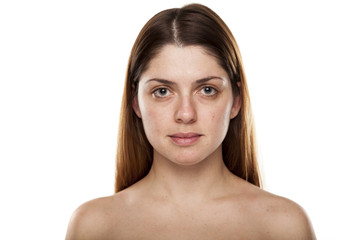
#> input picture chinese_food/images/240_F_77548363_gWqeTArQwuImNWAwxGkaRVy35WpP3ira-1161255087.jpg, 360 x 240 px; its folder holds only this picture in this run
$ python -i streaming_using_flask.py   (imports and definitions only)   (older library calls are emulated)
#> lines starting #> are read from the running program, lines starting #| are printed output that depends on the picture
#> further down, picture is the input picture: shape (240, 360, 3); mean B, G, R 197.5, 205.5, 219
from flask import Flask, Response, render_template_string, request, jsonify
import cv2
import numpy as np
import threading
import time
import os

# [2 lines not run here, left out]

# Shared latest frame and a condition variable
latest_frame = None
frame_lock = threading.Condition()

# Background thread to read camera frames and calculate/display FPS
# [34 lines left out: function update_camera, not called in this run]


# HTML template
HTML_TEMPLATE = """
<!DOCTYPE html>
<html>
<head>
    <title>Camera Stream</title>
    <style>
        body {
            font-family: 'Segoe UI', sans-serif;
            margin: 0;
            padding: 0;
            font-size: 18px;
            background-color: #121212;
            color: #E0E0E0;
        }

        .top-bar {
            display: flex;
            justify-content: space-between;
            align-items: flex-start;
            padding: 20px;
        }

        #video {
            border: 2px solid #333;
            width: 400px;
            height: 300px;
            background-color: #1E1E1E;
        }

        .top-bar button {
            padding: 10px 20px;
            font-size: 18px;
            border-radius: 10px;
            background-color: #3D5AFE;
            color: white;
            border: none;
            cursor: pointer;
            transition: background-color 0.2s ease;
            margin: 40px;
        }

        .top-bar button:hover {
            background-color: #5C6BC0;
        }

        .info {
            padding: 10px 40px;
        }

        #status {
            font-weight: bold;
            color: #00E676; /* Neon green */
            margin-bottom: 8px;
        }

        #result {
            background-color: #1E1E1E;
            padding: 10px;
            border-radius: 6px;
            font-family: monospace;
            white-space: pre-wrap;
            max-width: 400px;
            color: #E0E0E0;
            border: 1px solid #333;
        }
    </style>
</head>
<body>

    <div class="top-bar">
        <img id="video" src="/video_feed" alt="Video Feed">
        <button onclick="capture()">Capture & Analyze</button>
    </div>

    <div class="info">
        <p id="status">Waiting...</p>
        <div><b>Result:</b></div>
        <div id="result">None</div>
    </div>

    <script>
        function capture() {
            document.getElementById("status").innerText = "Capturing and processing...";
            document.getElementById("result").innerText = "Waiting...";
            fetch("/", { method: "POST" })
                .then(response => response.json())
                .then(data => {
                    document.getElementById("status").innerText = "Done.";
                    document.getElementById("result").innerText = JSON.stringify(data.result, null, 2);
                })
                .catch(err => {
                    document.getElementById("status").innerText = "Error.";
                    console.error(err);
                });
        }
    </script>
</body>
</html>


"""


# [22 lines left out: functions save_frame, rotate_image, not called in this run]


def extract_face_with_rotation(image, margin=0.2, fallback_angles=[-30, 30, -15, 15]):
    """
    Tries to extract a face with margin from the original image.
    If no face is found, rotates the image at fallback angles.

    Parameters:
        image: Input image (BGR)
        margin: Margin around detected face
        fallback_angles: Angles to try if original fails

    Returns:
        Cropped face region with margin (or None if not found)
    """
    def try_extract(img):
        gray = cv2.cvtColor(img, cv2.COLOR_BGR2GRAY)
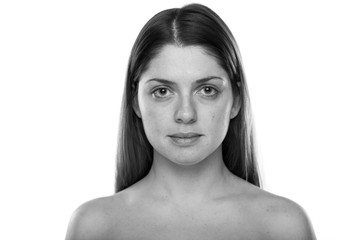
#> gray: shape (240, 360); min 0, max 255, mean 208.6
        face_cascade = cv2.CascadeClassifier(cv2.data.haarcascades + "haarcascade_frontalface_default.xml")
        faces = face_cascade.detectMultiScale(gray, scaleFactor=1.1, minNeighbors=5)
#> faces = [[129, 48, 111, 111]]
        if len(faces) == 0:
            return None
        x, y, w, h = faces[0]
#> x = 129; y = 48; w = 111; h = 111
        m_w = int(w * margin)
#> m_w = 22
        m_h = int(h * (margin + 0.5))
#> m_h = 77
        x1 = max(x - m_w, 0)
#> x1 = 107
        y1 = max(y - m_h, 0)
#> y1 = 0
        x2 = min(x + w + m_w, img.shape[1])
#> x2 = 262
        y2 = min(y + h + m_h, img.shape[0])
#> y2 = 236
        return img[y1:y2, x1:x2]
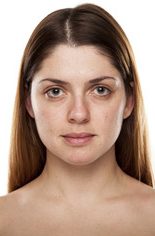
#> returned value: shape (236, 155, 3); mean of channels 0, 1, 2 133.3, 149.5, 177.2; drawn as B, G, R

    # Try original image first
    face_crop = try_extract(image)
    if face_crop is not None:
        print("Face found (no rotation).")
        return face_crop

    # Try rotated images
    for angle in fallback_angles:
        rotated = rotate_image(image, angle)
        face_crop = try_extract(rotated)
        if face_crop is not None:
            print(f"Face found after rotating {angle}°.")
            return face_crop

    print("No face found in original or rotated images.")
    return None


# [70 lines left out: functions extract_face, generate_frames, capture_frames, not called in this run]


# Image sharpness estimation
def image_quality(image):
    gray = cv2.cvtColor(image, cv2.COLOR_BGR2GRAY)
    return cv2.Laplacian(gray, cv2.CV_64F).var()

# [39 lines that did not run here, left out]

# [4 lines that did not run here, left out]

# Start app and frame updater
# [3 lines not run here, left out]

>>> import cv2
>>> picture = cv2.imread('chinese_food/images/240_F_77548363_gWqeTArQwuImNWAwxGkaRVy35WpP3ira-1161255087.jpg')
>>> result = extract_face_with_rotation(picture)

$ run again, on chinese_food/images/360_F_245563558_XH9Pe5LJI2kr7VQuzQKAjAbz9PAyejG1-4179505651.jpg
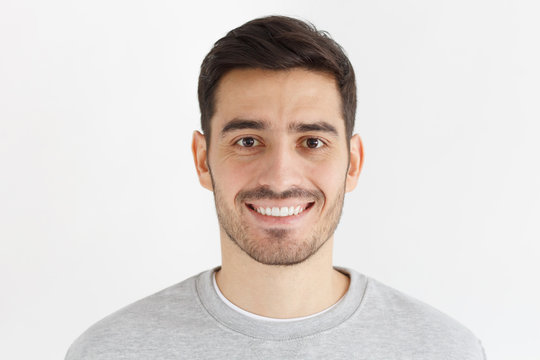
#> input picture chinese_food/images/360_F_245563558_XH9Pe5LJI2kr7VQuzQKAjAbz9PAyejG1-4179505651.jpg, 540 x 360 px
#> picture is the input picture: shape (360, 540, 3); mean B, G, R 211.8, 215.7, 222.7
#> in try_extract, `gray = cv2.cvtColor(img, cv2.COLOR_BGR2GRAY)`:
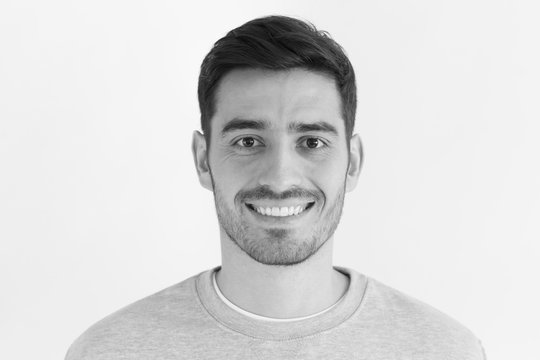
#> gray: shape (360, 540); min 4, max 255, mean 217.4
#> faces = [[182, 64, 195, 195]]
#> x = 182; y = 64; w = 195
#> m_w = 39
#> m_h = 136
#> x1 = 143
#> y1 = 0
#> x2 = 416
#> y2 = 360
#> in try_extract, `return img[y1:y2, x1:x2]`:
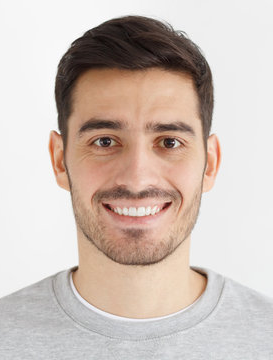
#> returned value: shape (360, 273, 3); mean of channels 0, 1, 2 185, 192.8, 206.6; drawn as B, G, R

$ run again, on chinese_food/images/bachir.jpg
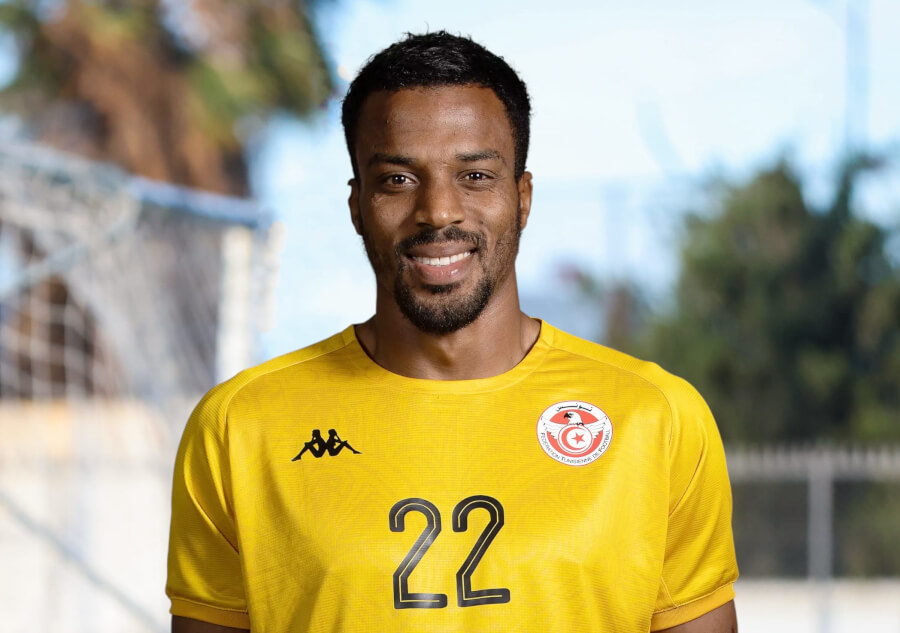
#> input picture chinese_food/images/bachir.jpg, 900 x 633 px
#> picture is the input picture: shape (633, 900, 3); mean B, G, R 122.8, 163.6, 172.9
#> in try_extract, `gray = cv2.cvtColor(img, cv2.COLOR_BGR2GRAY)`:
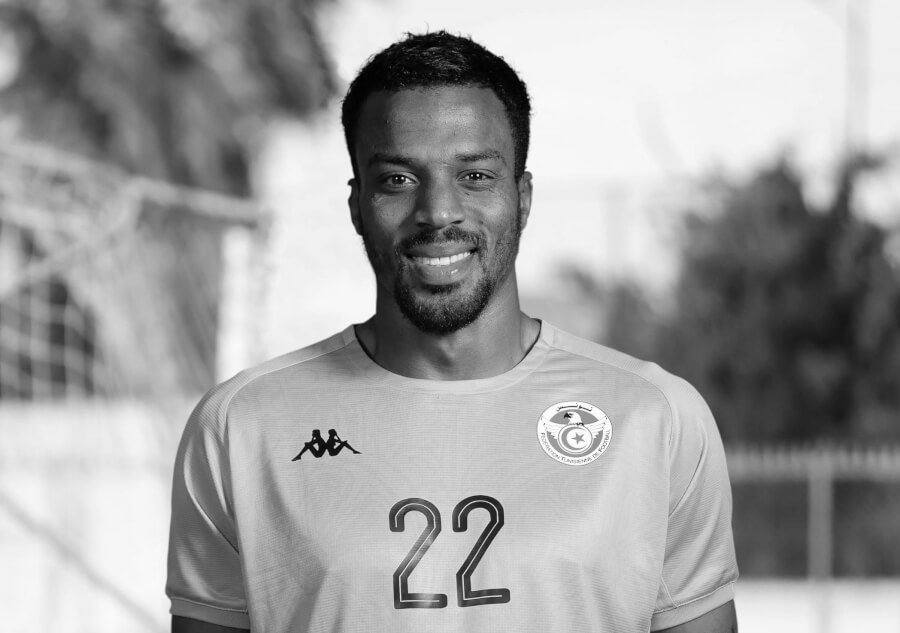
#> gray: shape (633, 900); min 0, max 255, mean 161.7
#> faces = [[346, 104, 188, 188]]
#> x = 346; y = 104; w = 188
#> m_w = 37
#> m_h = 131
#> x1 = 309
#> y1 = 0
#> x2 = 571
#> y2 = 423
#> in try_extract, `return img[y1:y2, x1:x2]`:
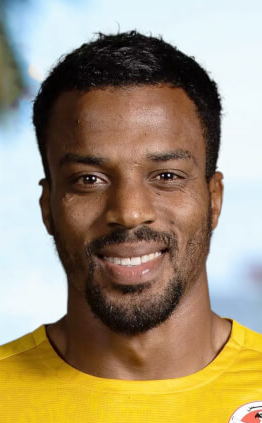
#> returned value: shape (423, 262, 3); mean of channels 0, 1, 2 116.8, 145.2, 160.4; drawn as B, G, R
